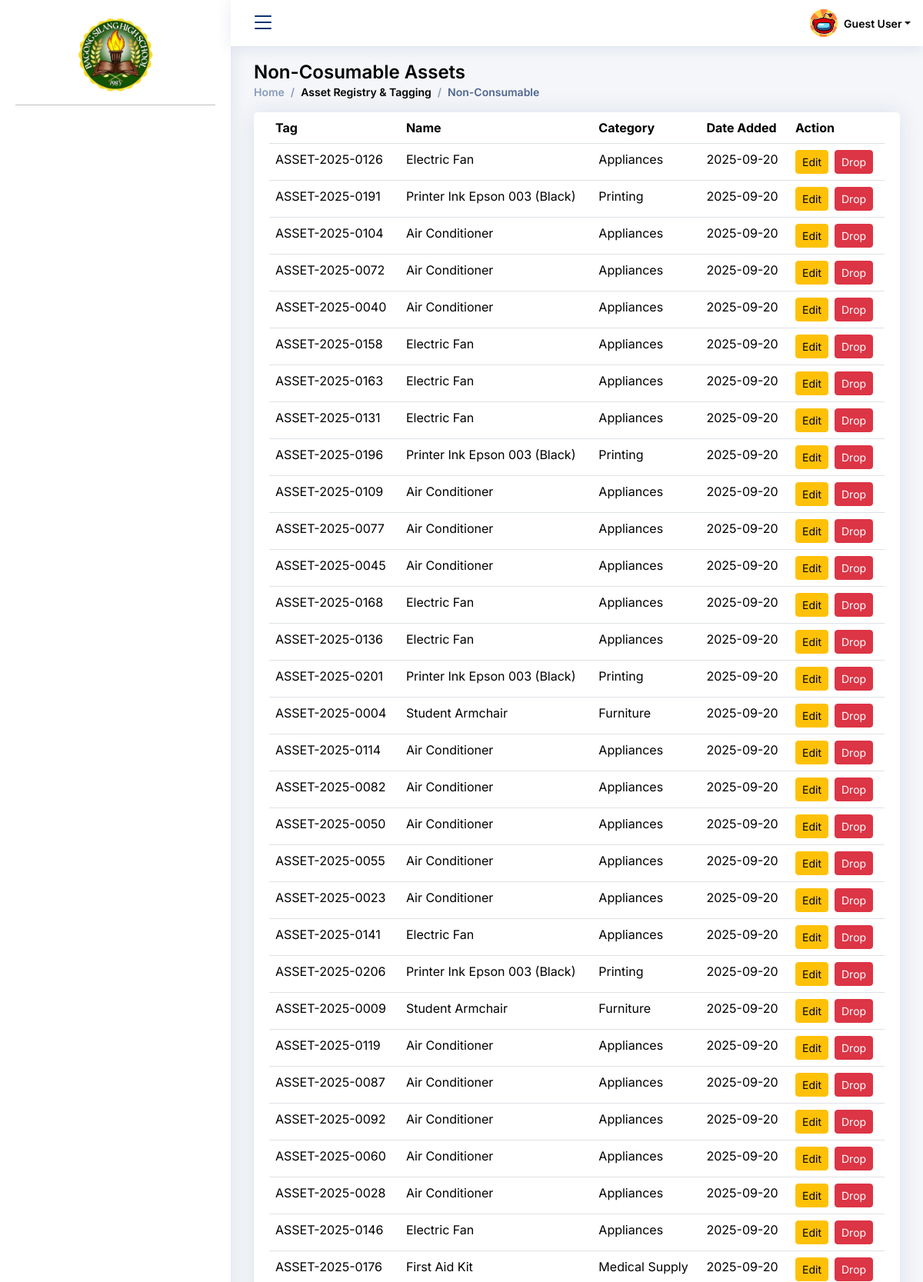
Screenshot of /User_Admin/asset_registry_module/non-consumable/non-consumable.php (upper part) with the database file from the repository.
### tables this page shows
CREATE TABLE `bcp_sms4_asset` (
  `asset_id` int NOT NULL AUTO_INCREMENT,
  `item_id` int NOT NULL,
  `property_tag` varchar(255) NOT NULL,
  `status` enum('In-Use','In-Storage','Damaged','Disposed','Lost') DEFAULT 'In-Use',
  `location` varchar(100) DEFAULT NULL,
  `assigned_to` varchar(100) DEFAULT NULL,
  `date_registered` date NOT NULL,
  PRIMARY KEY (`asset_id`),
  UNIQUE KEY `property_tag` (`property_tag`),
  UNIQUE KEY `property_tag_2` (`property_tag`),
  KEY `fk_asset_item` (`item_id`),
  CONSTRAINT `fk_asset_item` FOREIGN KEY (`item_id`) REFERENCES `bcp_sms4_items` (`item_id`)
);

CREATE TABLE `bcp_sms4_items` (
  `item_id` int NOT NULL AUTO_INCREMENT,
  `item_name` varchar(100) NOT NULL,
  `category` varchar(50) NOT NULL,
  `item_type` enum('Asset','Consumable') NOT NULL,
  `unit` varchar(50) NOT NULL,
  PRIMARY KEY (`item_id`)
);

### User_Admin/asset_registry_module/non-consumable/list_assets.php (the view, shortened to what this page needs)
<?php
include "edit_botton_list.php";
include "delete_asset.php";
$result = $conn->query("
    SELECT
        a.property_tag,
        a.item_id,
        a.date_registered,
        i.item_name,
        i.category
    FROM bcp_sms4_asset a
    JOIN bcp_sms4_items i ON a.item_id = i.item_id
    ORDER BY a.date_registered DESC
");
?>
<!DOCTYPE html>
<html>
<head>
</head>
<body>
<section class="section">
  <div class="row">
    <div class="col-lg-12">
      <div class="card">
        <div class="card-body">
          <table class="table datatable">
            <thead>
              <tr>
                <th>Tag</th>
                <th>Name</th>
                <th>Category</th>
                <th data-type="date" data-format="YYYY/MM/DD">Date Added</th>
                <th>Action</th>
              </tr>
            </thead>
            <tbody>
              <?php while($row = $result->fetch_assoc()): ?>
                <tr>
                  <td><?= $row['property_tag'] ?></td>
                  <td><?= htmlspecialchars($row['item_name']) ?></td>
                  <td><?= htmlspecialchars($row['category']) ?></td>
                  <td><?= $row['date_registered'] ?></td>
                  <td style="display:flex; gap:8px;">
                    <button type="button" class="btn btn-warning btn-sm"
                      data-asset_tag="<?= $row['property_tag'] ?>"
                      onclick="openEditModal(this)">
                      Edit
                    </button>
                    <form method="POST" action="delete_asset.php" style="margin:0;" onsubmit="return confirmDelete(this);">
                      <button type="submit" class="btn btn-danger btn-sm">Drop</button>
                    </form>
                  </td>
                </tr>
              <?php endwhile; ?>
            </tbody>
          </table>
        </div>
      </div>
    </div>
  </div>
</section>
</body>
</html>
</body>
</html>

### assets/css/style.css (style rules this page uses)
:root { scroll-behavior: smooth; }
body { font-family: "Inter", sans-serif; background: #f6f9ff; color: #444444; }
.card { margin-bottom: 30px; border: none; border-radius: 5px; box-shadow: 0px 0 30px rgba(1, 41, 112, 0.1); }
.card-body { padding: 0 20px 20px 20px; }

### assets/css/schedule_maintenance.css (style rules this page uses)
html, body { margin: 0; padding: 0; font-family: "Inter", sans-serif; background: #f4f6f9; }

### rows the page displays
bcp_sms4_asset: property_tag "ASSET-2025-0126", item.item_name "Electric Fan", item.category "Appliances", date_registered "2025-09-20"
bcp_sms4_asset: property_tag "ASSET-2025-0191", item.item_name "Printer Ink Epson 003 (Black)", item.category "Printing", date_registered "2025-09-20"
bcp_sms4_asset: property_tag "ASSET-2025-0104", item.item_name "Air Conditioner", item.category "Appliances", date_registered "2025-09-20"
bcp_sms4_asset: property_tag "ASSET-2025-0072", item.item_name "Air Conditioner", item.category "Appliances", date_registered "2025-09-20"
bcp_sms4_asset: property_tag "ASSET-2025-0040", item.item_name "Air Conditioner", item.category "Appliances", date_registered "2025-09-20"
bcp_sms4_asset: property_tag "ASSET-2025-0158", item.item_name "Electric Fan", item.category "Appliances", date_registered "2025-09-20"
bcp_sms4_asset: property_tag "ASSET-2025-0163", item.item_name "Electric Fan", item.category "Appliances", date_registered "2025-09-20"
bcp_sms4_asset: property_tag "ASSET-2025-0131", item.item_name "Electric Fan", item.category "Appliances", date_registered "2025-09-20"
bcp_sms4_asset: property_tag "ASSET-2025-0196", item.item_name "Printer Ink Epson 003 (Black)", item.category "Printing", date_registered "2025-09-20"
bcp_sms4_asset: property_tag "ASSET-2025-0109", item.item_name "Air Conditioner", item.category "Appliances", date_registered "2025-09-20"
bcp_sms4_asset: property_tag "ASSET-2025-0077", item.item_name "Air Conditioner", item.category "Appliances", date_registered "2025-09-20"
bcp_sms4_asset: property_tag "ASSET-2025-0045", item.item_name "Air Conditioner", item.category "Appliances", date_registered "2025-09-20"
bcp_sms4_asset: property_tag "ASSET-2025-0168", item.item_name "Electric Fan", item.category "Appliances", date_registered "2025-09-20"
bcp_sms4_asset: property_tag "ASSET-2025-0136", item.item_name "Electric Fan", item.category "Appliances", date_registered "2025-09-20"
bcp_sms4_asset: property_tag "ASSET-2025-0201", item.item_name "Printer Ink Epson 003 (Black)", item.category "Printing", date_registered "2025-09-20"
bcp_sms4_asset: property_tag "ASSET-2025-0004", item.item_name "Student Armchair", item.category "Furniture", date_registered "2025-09-20"
bcp_sms4_asset: property_tag "ASSET-2025-0114", item.item_name "Air Conditioner", item.category "Appliances", date_registered "2025-09-20"
bcp_sms4_asset: property_tag "ASSET-2025-0082", item.item_name "Air Conditioner", item.category "Appliances", date_registered "2025-09-20"
bcp_sms4_asset: property_tag "ASSET-2025-0050", item.item_name "Air Conditioner", item.category "Appliances", date_registered "2025-09-20"
bcp_sms4_asset: property_tag "ASSET-2025-0055", item.item_name "Air Conditioner", item.category "Appliances", date_registered "2025-09-20"
bcp_sms4_asset: property_tag "ASSET-2025-0023", item.item_name "Air Conditioner", item.category "Appliances", date_registered "2025-09-20"
bcp_sms4_asset: property_tag "ASSET-2025-0141", item.item_name "Electric Fan", item.category "Appliances", date_registered "2025-09-20"
bcp_sms4_asset: property_tag "ASSET-2025-0206", item.item_name "Printer Ink Epson 003 (Black)", item.category "Printing", date_registered "2025-09-20"
bcp_sms4_asset: property_tag "ASSET-2025-0009", item.item_name "Student Armchair", item.category "Furniture", date_registered "2025-09-20"
bcp_sms4_asset: property_tag "ASSET-2025-0119", item.item_name "Air Conditioner", item.category "Appliances", date_registered "2025-09-20"
bcp_sms4_asset: property_tag "ASSET-2025-0087", item.item_name "Air Conditioner", item.category "Appliances", date_registered "2025-09-20"
bcp_sms4_asset: property_tag "ASSET-2025-0092", item.item_name "Air Conditioner", item.category "Appliances", date_registered "2025-09-20"
bcp_sms4_asset: property_tag "ASSET-2025-0060", item.item_name "Air Conditioner", item.category "Appliances", date_registered "2025-09-20"
bcp_sms4_asset: property_tag "ASSET-2025-0028", item.item_name "Air Conditioner", item.category "Appliances", date_registered "2025-09-20"
bcp_sms4_asset: property_tag "ASSET-2025-0146", item.item_name "Electric Fan", item.category "Appliances", date_registered "2025-09-20"
bcp_sms4_asset: property_tag "ASSET-2025-0176", item.item_name "First Aid Kit", item.category "Medical Supply", date_registered "2025-09-20"

### other values shown
$userFullname "Guest User"
